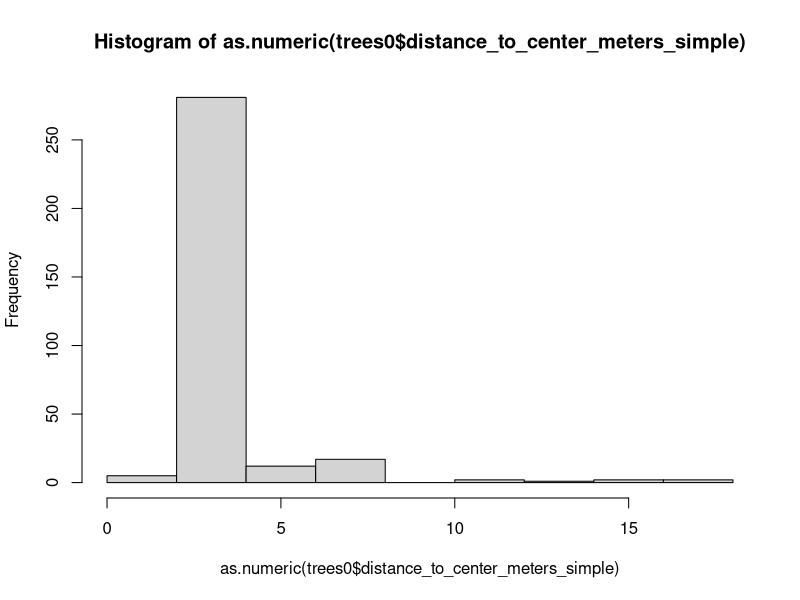
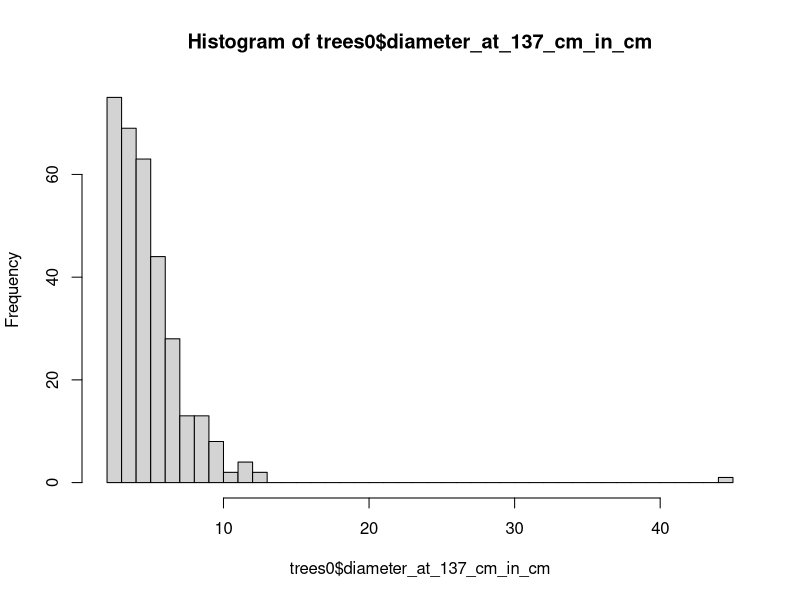
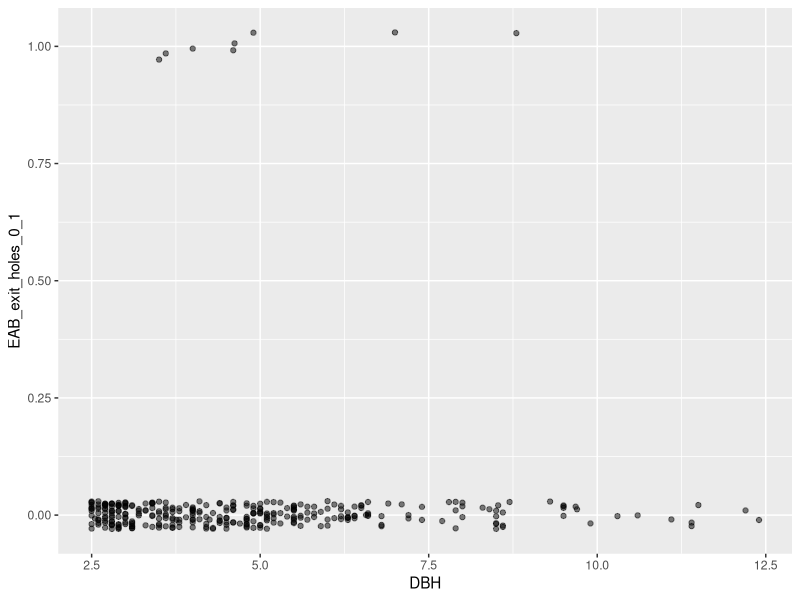
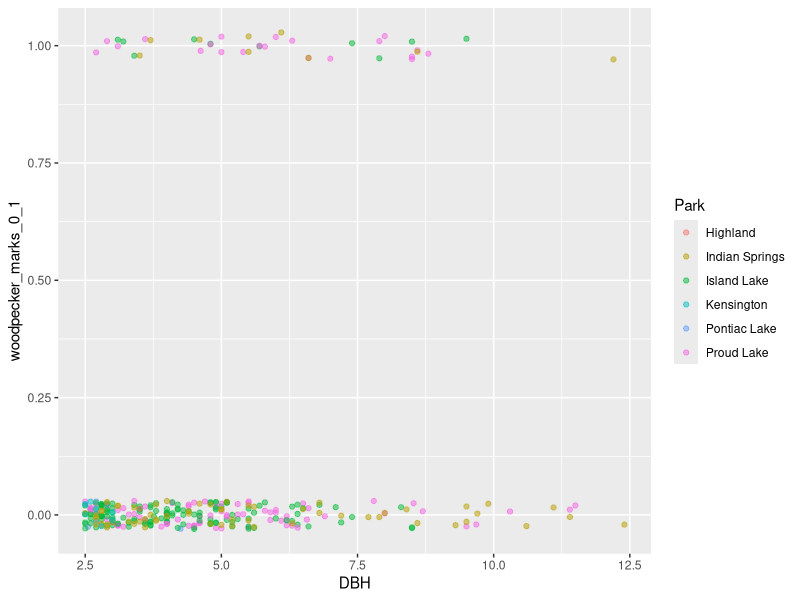
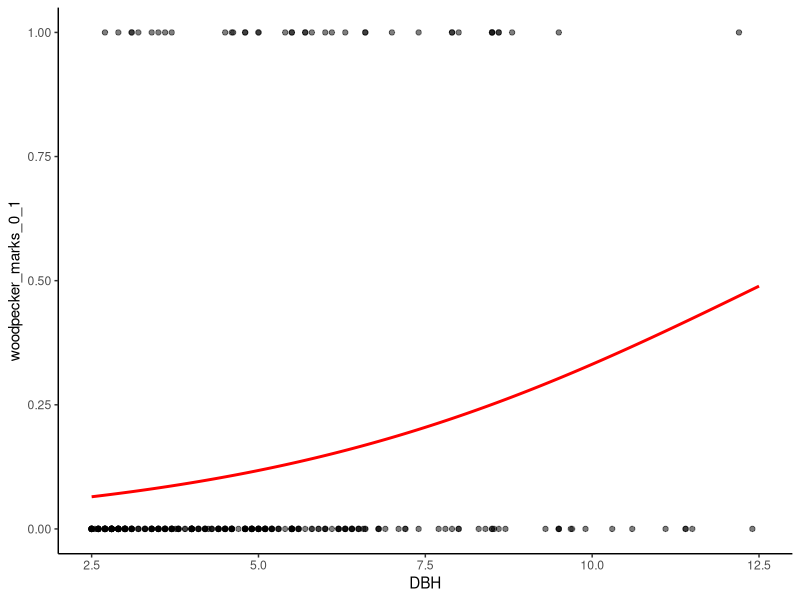
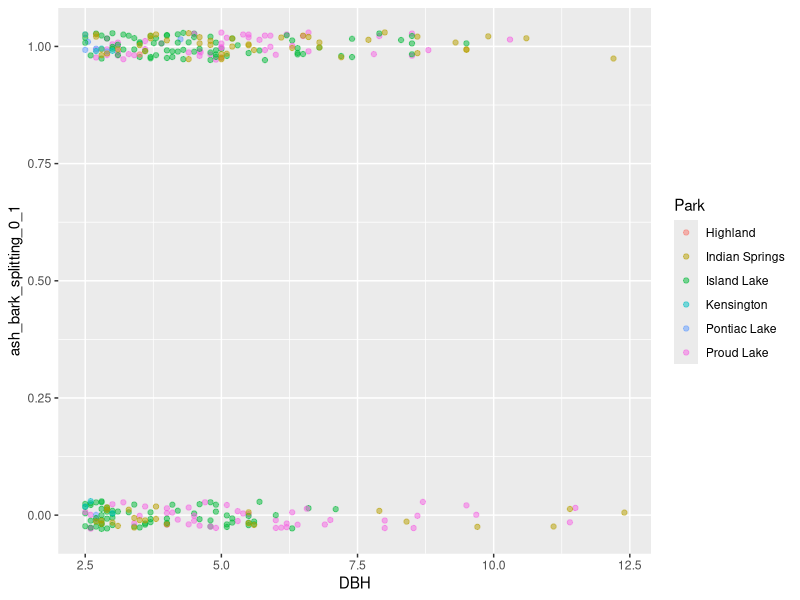
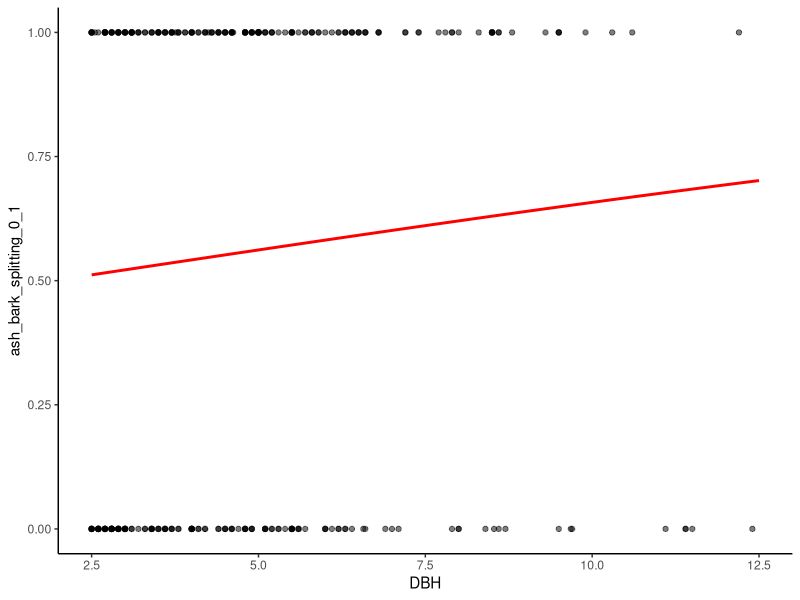
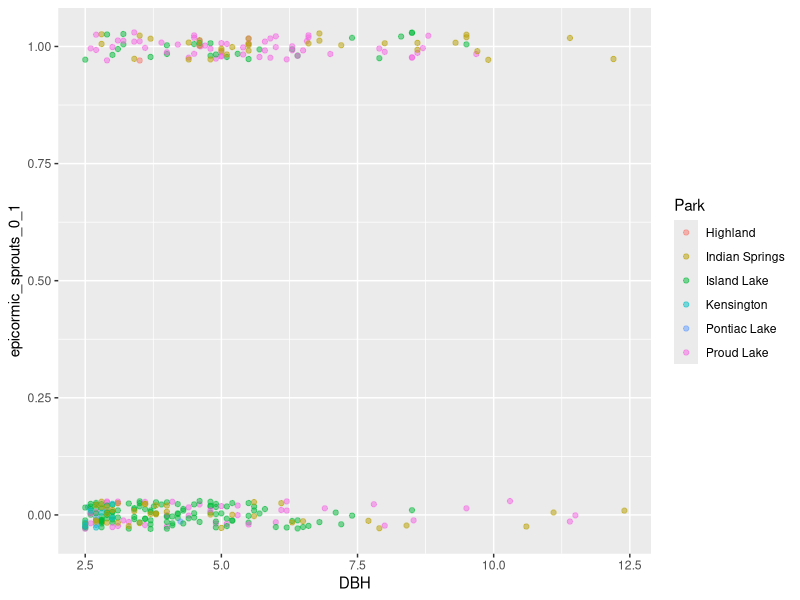

The R script that drew these images, in order:
# Aaron Tayal
# Dec 27, 2024
# Statistics for ash signs and symptoms of EAB

library(dplyr)
library(ggplot2)

trees0 <- read.csv("Cleaned_data/individual_trees.csv")

hist(as.numeric(trees0$distance_to_center_meters_simple)) # these trees are all
# within the plot. Most are small trees and are thus within the subplot

# Plot a histogram of diameters:
trees0$diameter_at_137_cm_in_cm <- as.numeric(trees0$diameter_at_137_cm_in_cm)
hist(trees0$diameter_at_137_cm_in_cm, breaks=50)

# Now exclude the one tree that is about 50 cm in diameter. It is a standing
# dead canopy tree and so it won't help answer questions about the ash 
# regeneration's signs and symptoms of EAB attack
trees <- trees0 %>% filter(diameter_at_137_cm_in_cm < 40)

# Predictor variable: diameter at breast height (137 cm)
# To make things easier, I'll shorten the name to "DBH"
trees$DBH <- trees$diameter_at_137_cm_in_cm

# The response variables:
# EAB exit holes (y/n)
# woodpecker marks (y/n)
# bark splitting (y/n)
# epicormic sprouts (y/n)
# basal sprouts (y/n)

# Possible nuisance variables: park, transect, plot

# Convert the response variables to 0s (absences) and 1s (presences) ###########
trees$EAB_exit_holes_0_1 <- 
  as.integer(as.factor(trees$EAB_exit_holes_y_n)) - 1
trees$woodpecker_marks_0_1 <- 
  as.integer(as.factor(trees$woodpecker_marks_y_n)) - 1
trees$ash_bark_splitting_0_1 <- 
  as.integer(as.factor(trees$ash_bark_splitting_y_n)) - 1
trees$epicormic_sprouts_0_1 <- 
  as.integer(as.factor(trees$epicormic_sprouts_y_n)) - 1
trees$basal_sprouts_0_1 <-
  as.integer(as.factor(trees$basal_sprouts_y_n)) - 2 
# For basal sprouts, two trees have nothing written for it. Thus, 
# there ends up being an additional factor, and I need to subtract by 2
trees_without_missing_basal_sprout_data <- 
  trees %>% filter(basal_sprouts_y_n != "")

# EAB exit holes ##############################################################
# Plot presence/absence of EAB exit holes against DBH
ggplot(data=trees, aes(x=DBH, y=EAB_exit_holes_0_1)) +
  geom_jitter(alpha=0.5, height=0.03, width=0)
table(trees$EAB_exit_holes_0_1)
# There are only 8/321 recorded trees with EAB exit holes that were 
# spotted. This seems like too few to create a meaningful model

# Woodpecker marks ############################################################
# Plot presence/absence of woodpecker marks against DBH
ggplot(data=trees, aes(x=DBH, y=woodpecker_marks_0_1)) +
  geom_jitter(aes(color=Park), alpha=0.5, height=0.03, width=0)
table(trees$woodpecker_marks_0_1)
# There were 40/321 trees where woodpecker marks were seen

# Run the generalized linear model (code is from "ENTMLGY 6707 Entomological 
# Techniques and Data Analysis R Activity 9: Generalized Linear (Mixed-Effects) 
# Models" taught by Dr. Perry and Dr. Ward
fit_woodpecker_marks <- glm(woodpecker_marks_0_1~DBH, data=trees,
                           family=binomial(link="logit"))
summary(fit_woodpecker_marks)
new_data <- data.frame(DBH = seq(2.5, 12.5, 0.01))
new_data$predicted_woodpecker_marks <- 
  predict(fit_woodpecker_marks, newdata=new_data, type="response")

ggplot(data=trees, mapping=aes(x=DBH, y=woodpecker_marks_0_1))+
  geom_point(alpha=0.5)+theme_classic()+
  geom_line(data=new_data, aes(x=DBH, y=predicted_woodpecker_marks), 
            color="red", linewidth=1)


# Bark splitting ###############################################################
# Plot presence/absence of bark splitting against DBH
ggplot(data=trees, aes(x=DBH, y=ash_bark_splitting_0_1)) +
  geom_jitter(aes(color=Park), alpha=0.5, height=0.03, width=0)
table(trees$ash_bark_splitting_0_1)
# There were 179/321 trees where bark splitting was found

fit_bark_splitting <- glm(ash_bark_splitting_0_1 ~ DBH, data=trees,
                            family=binomial(link="logit"))
summary(fit_bark_splitting)

new_data$predicted_bark_splitting <- 
  predict(fit_bark_splitting, newdata=new_data, type="response")

ggplot(data=trees, mapping=aes(x=DBH, y=ash_bark_splitting_0_1))+
  geom_point(alpha=0.5)+theme_classic()+
  geom_line(data=new_data, aes(x=DBH, y=predicted_bark_splitting), 
            color="red", linewidth=1)

# Epicormic sprouts ############################################################
# Plot presence/absence of epicormic sprouts against DBH
ggplot(data=trees, aes(x=DBH, y=epicormic_sprouts_0_1)) +
  geom_jitter(aes(color=Park), alpha=0.5, height=0.03, width=0)
table(trees$epicormic_sprouts_0_1)
# There were 116/321 trees where epicormic sprouts were found

fit_epicormic_sprouts <- glm(epicormic_sprouts_0_1 ~ DBH, data=trees,
                          family=binomial(link="logit"))
summary(fit_epicormic_sprouts)

new_data$predicted_epicormic_sprouts <- 
  predict(fit_epicormic_sprouts, newdata = new_data, type="response")

ggplot(data=trees, mapping=aes(x=DBH, y=epicormic_sprouts_0_1))+
  geom_point(alpha=0.5)+theme_classic()+
  geom_line(data=new_data, aes(x=DBH, y=predicted_epicormic_sprouts), 
            color="red", linewidth=1)

# Basal sprouts ###############################################################
# Plot presence/absence of basal sprouts against DBH
ggplot(data=trees_without_missing_basal_sprout_data, 
       aes(x=DBH, y=basal_sprouts_0_1)) +
  geom_jitter(aes(color=Park), alpha=0.5, height=0.03, width=0)
table(trees$basal_sprouts_0_1)
# There were 46/319 trees where basal sprouts were found

fit_basal_sprouts <- glm(basal_sprouts_0_1 ~ DBH, 
                         data=trees_without_missing_basal_sprout_data,
                         family=binomial(link="logit"))
summary(fit_basal_sprouts)

new_data$predicted_basal_sprouts <- 
  predict(fit_basal_sprouts, newdata = new_data, type="response")

ggplot(data=trees_without_missing_basal_sprout_data, 
       mapping=aes(x=DBH, y=basal_sprouts_0_1))+
  geom_point(alpha=0.5)+theme_classic()+
  geom_line(data=new_data, aes(x=DBH, y=predicted_basal_sprouts), 
            color="red", linewidth=1)
